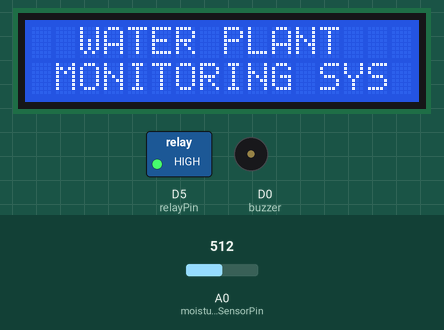
Recording of a sketch running on a simulated ESP8266 (NodeMCU). Parts: 16×2 character LCD, switched loads named in the sketch (green lamp = pin HIGH), buzzer (waves = sounding, pin HIGH). The test bench sets the inputs (shaded band); at power-on: A0 (moistureSensorPin) = 512. WiFi joins after 1.5 s; servers stay silent unless stated; what the sketch prints to the serial monitor is not drawn.

Above: at 2.0 s.
At 5.1 s:
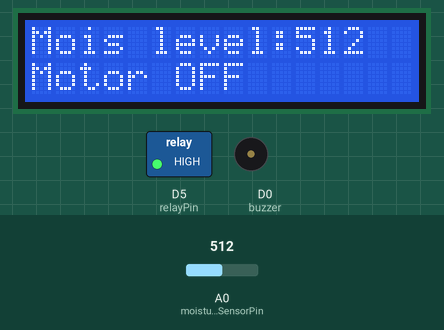
5.2 s: A0 (moistureSensorPin) set to 783
At 6.3 s:
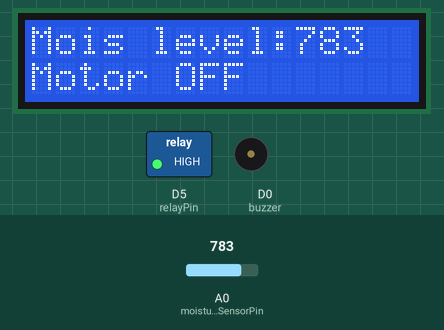
7.9 s: A0 (moistureSensorPin) set to 808
At 10.1 s:
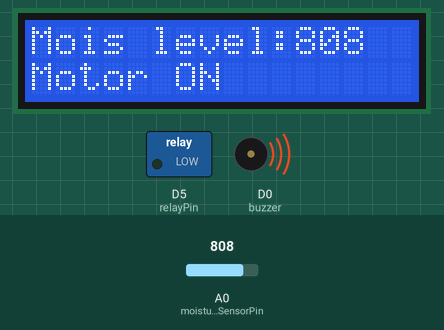
10.6 s: A0 (moistureSensorPin) set to 790
At 14.2 s:
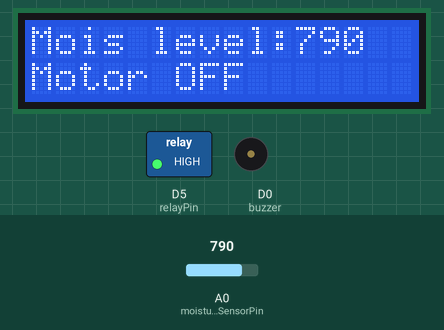
Timing chart, 0 to 15.7 s (numbered marks = the images above; inputs shaded):
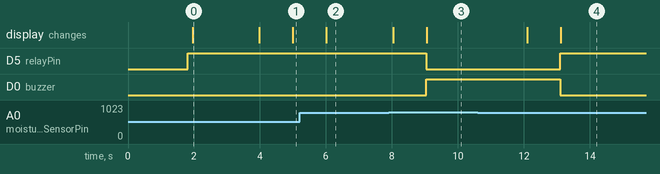

Measured:
- the behaviour switches between 799 and 800 on A0 (moistureSensorPin) (found by bisection; images 2 and 3)
- after the input at 5.2 s, the display: changes after 0.81 s (image 2)
- after the input at 7.9 s, D5 (relayPin): HIGH → LOW after 1.1 s; D0 (buzzer): LOW → HIGH after 1.1 s; the display: first changes after 0.14 s (image 3 shows a later state)
- after the input at 10.6 s, D5 (relayPin): LOW → HIGH after 2.5 s; D0 (buzzer): HIGH → LOW after 2.5 s; the display: first changes after 1.5 s (image 4 shows a later state)
- what the display in image 0 shows lasts 2.0 s, from 2.0 s to 4.0 s

The sketch:

waterPlant_Monitoring_system1.ino
```cpp
#define BLYNK_TEMPLATE_ID "TMPL3DYpHqP6f"
#define BLYNK_TEMPLATE_NAME "IOT WATER PLANT MONITOR SYSTEM"
#define BLYNK_AUTH_TOKEN "18v1NkZ-LdeiZnzgMBUESXOLi7xnrFwL"
#define BLYNK_PRINT Serial


#include <ESP8266WiFi.h>
#include <BlynkSimpleEsp8266.h>

// Your WiFi credentials.
// Set password to "" for open networks.
char ssid[] = "TP-Link_F5D8";
char pass[] = "61446861";

#include <Wire.h>
#include <LiquidCrystal_I2C.h>
LiquidCrystal_I2C lcd(0x27, 16, 2);

const int moistureSensorPin = A0;
const int relayPin = D5;
const int buzzer = D0;
const int moistureDryThreshold = 800;


void setup()
{
  Serial.begin(9600);
  Blynk.begin(BLYNK_AUTH_TOKEN, ssid, pass);

  pinMode(relayPin, OUTPUT);
  pinMode(buzzer, OUTPUT);

  digitalWrite(relayPin, HIGH);
  lcd.begin(16, 2);
  lcd.init();
  lcd.backlight();
  lcd.print("  WATER PLANT");
  lcd.setCursor(0, 1);
  lcd.print(" MONITORING SYS ");
  delay(2000);
  lcd.clear();
}


void loop() {
  int moistureLevel = analogRead(moistureSensorPin);
  Blynk.run();
  Blynk.virtualWrite(V0,moistureLevel);

  lcd.setCursor(0, 0);
  lcd.print("Mois level:");
  lcd.setCursor(11,0);
  lcd.print("      ");
  lcd.setCursor(11, 0);
  lcd.print(moistureLevel);

  Serial.print("Moisture level:");
  Serial.println(moistureLevel);
  delay(1000);

  if (moistureLevel >= moistureDryThreshold)
  {
    digitalWrite(relayPin, LOW);
    digitalWrite(buzzer, HIGH);
    Serial.println("Relay ON");
     lcd.setCursor(0, 1);
    lcd.print("Motor ON  ");
  }
  else
  {
    digitalWrite(relayPin, HIGH);
    digitalWrite(buzzer, LOW);
    Serial.println("Relay OFF");
    lcd.setCursor(0, 1);
    lcd.print("Motor OFF");
  }

delay(1000);
}
```
